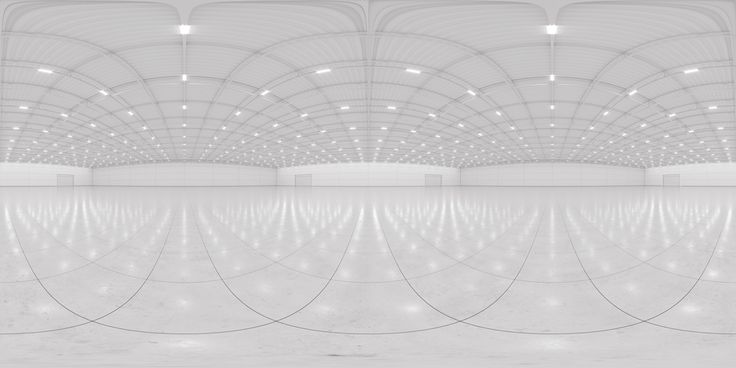
#> input picture pano.jpg, 736 x 368 px
$ python check_conv.py
#> lines starting #> are read from the running program, lines starting #| are printed output that depends on the picture
#> further down, pano is the input picture: shape (368, 736, 3); mean B, G, R 203, 202.1, 203.9
### utils/Equirec2Perspec.py
import os
import sys
import cv2
import numpy as np

class Equirectangular:
    def __init__(self, img):
        self._img = img
        self._height, self._width, _ = self._img.shape
#> self._height = 368; self._width = 736


    def GetPerspective(self, FOV, THETA, PHI, height, width):

        #
        # THETA is left/right angle, PHI is up/down angle, both in degree
        #

#> called with FOV = 120, THETA = 0, PHI = 0, height = 1280, width = 1280
        equ_h = self._height
#> equ_h = 368
        equ_w = self._width
#> equ_w = 736
        equ_cx = (equ_w - 1) / 2.0
#> equ_cx = 367.5
        equ_cy = (equ_h - 1) / 2.0
#> equ_cy = 183.5

        wFOV = FOV
        hFOV = float(height) / width * wFOV

        w_len = np.tan(np.radians(wFOV / 2.0))
        h_len = np.tan(np.radians(hFOV / 2.0))


        x_map = np.ones([height, width], np.float32)
        y_map = np.tile(np.linspace(-w_len, w_len,width), [height,1])
        z_map = -np.tile(np.linspace(-h_len, h_len,height), [width,1]).T

        D = np.sqrt(x_map**2 + y_map**2 + z_map**2)
        xyz = np.stack((x_map,y_map,z_map),axis=2)/np.repeat(D[:, :, np.newaxis], 3, axis=2)

        y_axis = np.array([0.0, 1.0, 0.0], np.float32)
        z_axis = np.array([0.0, 0.0, 1.0], np.float32)
        [R1, _] = cv2.Rodrigues(z_axis * np.radians(THETA))
        [R2, _] = cv2.Rodrigues(np.dot(R1, y_axis) * np.radians(-PHI))

        xyz = xyz.reshape([height * width, 3]).T
        xyz = np.dot(R1, xyz)
        xyz = np.dot(R2, xyz).T
        lat = np.arcsin(xyz[:, 2])
        lon = np.arctan2(xyz[:, 1] , xyz[:, 0])

        lon = lon.reshape([height, width]) / np.pi * 180
        lat = -lat.reshape([height, width]) / np.pi * 180

        lon = lon / 180 * equ_cx + equ_cx
        lat = lat / 90  * equ_cy + equ_cy


        src = self._img.astype(np.float32)
        persp = cv2.remap(
            src,
            lon.astype(np.float32),
            lat.astype(np.float32),
            cv2.INTER_CUBIC,
            borderMode=cv2.BORDER_WRAP
        )
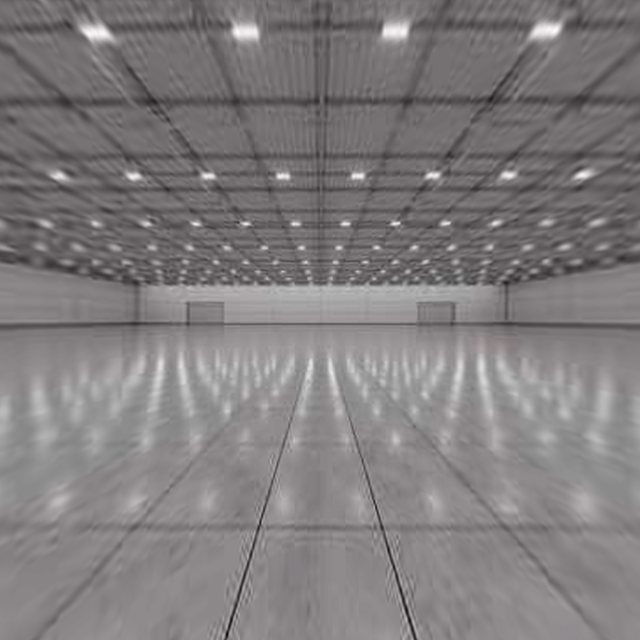
#> persp: shape (1280, 1280, 3) float32 (shown at 1/2 size); mean B, G, R 203.7, 202.2, 205.1; drawn with min black and max white
        return np.clip(persp, 0, 255).astype(np.uint8)
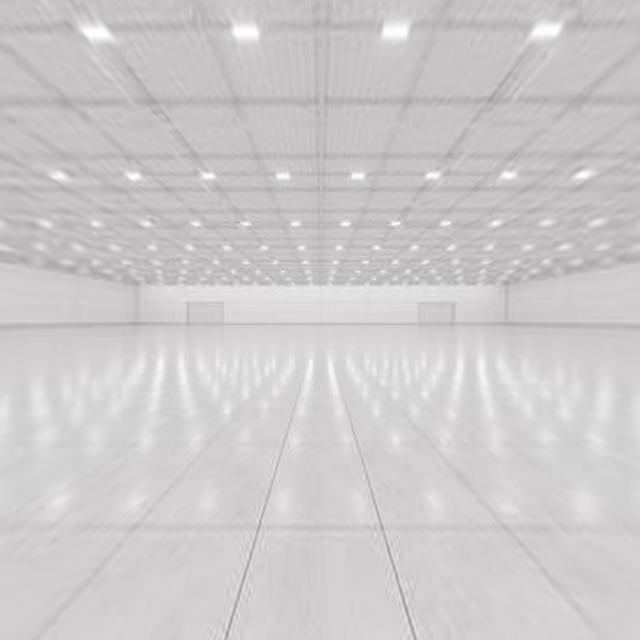
#> returned value: shape (1280, 1280, 3) (shown at 1/2 size); mean of channels 0, 1, 2 203.1, 202.2, 204; drawn as B, G, R


### utils/persp_conv.py
import cv2
import numpy as np
from utils.Equirec2Perspec import Equirectangular
from utils.Perspec2Equirec import Perspective

def equirectangular_to_perspective(
    equi_img: np.ndarray,
    yaw: float,
    pitch: float,
    fov: float,
    width: int,
    height: int
) -> np.ndarray:
    equ = Equirectangular(equi_img)
    persp = equ.GetPerspective(fov, yaw, pitch, height, width)
    return persp

# [11 lines left out: function perspective_to_equirectangular, not called in this run]

### check_conv.py
import cv2
import utils.Equirec2Perspec as E2P
from utils.persp_conv import equirectangular_to_perspective

pano = cv2.imread("pano.jpg")
equ = E2P.Equirectangular(pano)
img = equ.GetPerspective(120, 0, 0, 1280, 1280)
cv2.imwrite("perspective_0_0.png", img)

test = equirectangular_to_perspective(
    pano,
    0,    # yaw
    0,    # pitch
    120,  # fov
    1280, # width
    1280  # height
)
cv2.imwrite("persp_test.png", test)
